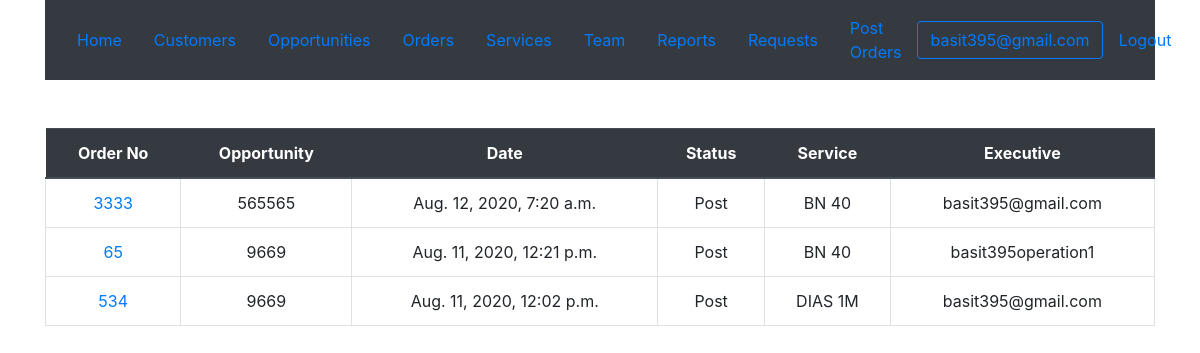
Page /crmapp/order/post/ (signed in) on the committed database.
### crmapp/models.py (models this page shows, shortened)
class order(models.Model):
    dealcategory = (
            ('n', 'New'),
            ('u', 'Upgrade'),
            ('d', 'Downgrade'),
        )
    dealcategory = models.CharField("Deal Category",max_length=1, choices=dealcategory)
    opportunity = models.ForeignKey(opportunity,on_delete=models.CASCADE,related_name='opportunity_orders',verbose_name ='Opportunity')
    orderno= models.IntegerField("Order No",unique=True)
    creationdate = models.DateTimeField("Creation Date",auto_now_add=True)
    accountno = models.IntegerField("Account No")
    service = models.ForeignKey(service,blank=True,on_delete=models.CASCADE,related_name='service_orders',verbose_name ='Service')
    servicecategory = models.CharField("Service Category",max_length=100,null=True) #def
    status = models.ForeignKey(operationstatus,blank=True,on_delete=models.CASCADE,related_name='status_orders',verbose_name ='Status',null=True,default=defaultstatusorder)
    operationexecutive = models.ForeignKey(User,on_delete=models.CASCADE,related_name='executive_orders',verbose_name ='Operation Executive')
    nrc = models.IntegerField("NRC")
    mrc = models.IntegerField("MRC")
    updatedate = models.DateTimeField("Update Date",auto_now=True)
    activationdate = models.DateField("Activation Date",blank=True,null=True)
    cabinetno = models.CharField("Cabinet No",max_length=100,null=True)
    circuitno = models.CharField("Circuit No",max_length=100,null=True)
    class Meta:
        verbose_name ='Order'
        verbose_name_plural ='Orders'

class opportunity(models.Model):
    lms = models.IntegerField("LMS No",unique=True)
    opportunityno = models.IntegerField("Opportunity No",unique=True)
    creationdate = models.DateTimeField("Creation Date",auto_now_add=True)
    salesman = models.ForeignKey(User,blank=True,null=True,on_delete=models.CASCADE,related_name='salesman_opportunities',verbose_name ='Sales Man')
    employeejobtitle = models.CharField("Job Title",max_length=100,null=True) #def
    customer = models.ForeignKey(customer,blank=True,on_delete=models.CASCADE,related_name='customer_opportunities',verbose_name ='Customer')
    service = models.ForeignKey(service,blank=True,on_delete=models.CASCADE,related_name='service_opportunities',verbose_name ='Service')
    servicecategory = models.CharField("Service Category",max_length=100,null=True) #def
    status = models.ForeignKey(operationstatus,blank=True,on_delete=models.CASCADE,related_name='status_opportunities',verbose_name ='Status',null=True,default=defaultstatus)
    noofservices = models.IntegerField("No Of Services",default=1)
    updatedate = models.DateTimeField("Update Date",auto_now=True)
    authorized = models.CharField("Authorized Person",max_length=100,null=True,blank=True)
    totalnrc = models.IntegerField("Total NRC")
    totalmrc = models.IntegerField("Total MRC")
    coordinates = models.CharField("Coordinates",max_length=100,null=True,blank=True)
    class Meta:
        verbose_name ='Opportunity'
        verbose_name_plural ='Opportunitys'
    def __str__(self):
        return str(self.opportunityno)

class operationstatus(models.Model):
    operationstatusname = models.CharField("Operation_Status",max_length=100,null=True)
    class Meta:
        verbose_name ='Operation Status'
        verbose_name_plural ='Operation Status'
    def __str__(self):
        return self.operationstatusname

class service(models.Model):
    servicename = models.CharField("Service",max_length=100,null=True)
    servicecategory = models.ForeignKey(servicecategory,blank=True,on_delete=models.CASCADE,related_name='category_services',verbose_name ='Service Category')
    ncc_id = models.IntegerField(unique=True)
    catalogue_id = models.IntegerField(unique=True)
    nrc = models.IntegerField()
    mrc = models.IntegerField()
    commission = models.IntegerField()
    def __str__(self):
        return self.servicename

### crmapp/views.py (the view)
# urls.py: path('order/post/', views.orderpostlist, name='orderpost'),
@login_required
def orderpostlist(request):
    post = get_object_or_404(operationstatus,pk=8)
    orderpostlist = order.objects.all().filter(status=post).order_by('-creationdate')
    context = {'orderpostlist':orderpostlist}
    return render(request, 'crmapp/orderpostlist.html',context)

### crmapp/templates/crmapp/orderpostlist.html
{% extends 'crmapp/base.html' %}
{% block content %}
<div class="container mt-5">
{% if orderpostlist %}
<table class="table mt-5">
    <thead class="thead-dark">
  <tr>
    <th class="text-center">Order No</th>
    <th class="text-center">Opportunity</th>
    <th class="text-center">Date</th>
    <th class="text-center">Status</th>
    <th class="text-center">Service</th>
    <th class="text-center">Executive</th>
  </tr>
  {% for order in orderpostlist %}
  <tr>
  <td class="border text-center"><a href="{% url 'orderdetail' pk=order.id %}">{{order.orderno}}</a></td>
  <td class="border text-center">{{order.opportunity}}</td>
  <td class="border text-center">{{order.creationdate}}</td>
  <td class="border text-center">{{order.status}}</td>
  <td class="border text-center">{{order.service}}</td>
  <td class="border text-center">{{order.operationexecutive}}</td>
  </tr>
  {% endfor %}
</table>
{% endif %}
</div>
  {% endblock %}

### crmapp/templates/crmapp/base.html (shortened to what this page needs)
<!DOCTYPE html>
<html lang="en" dir="ltr">
  <head>
<link rel="stylesheet" href="https://stackpath.bootstrapcdn.com/bootstrap/4.5.0/css/bootstrap.min.css">
</head>
  <body>
  <div class="container">
  <nav class="navbar navbar-expand-lg navbar-light bg-dark">
    <a class="nav-link" href="{% url 'home' %}">Home<span class="sr-only">(current)</span></a>
    <a class="nav-link" href="{% url 'customerslist' %}"> Customers <span class="sr-only">(current)</span></a>
    <a class="nav-link" href="{% url 'opportunitylist' %}"> Opportunities <span class="sr-only">(current)</span></a>
    <a class="nav-link" href="{% url 'order' %}">Orders<span class="sr-only">(current)</span></a>
    <a class="nav-link" href="{% url 'servicelist' %}">Services<span class="sr-only">(current)</span></a>
    <a class="nav-link" href="{% url 'stafflist' %}">Team <span class="sr-only">(current)</span></a>
    <a class="nav-link" href="">Reports<span class="sr-only">(current)</span></a>
    <a class="nav-link" href="{% url 'suggestion' %}">Requests<span class="sr-only">(current)</span></a>
    <a class="nav-link" href="{% url 'orderpost' %}">Post Orders<span class="sr-only">(current)</span></a>
    {% if user.username %}
    <button  class="btn btn-outline-primary">{{user.username}}</a></button>
    <a class="nav-link" href="{% url 'logout' %}">Logout<span class="sr-only">(current)</span></a>
    {% else %}
    <a class="nav-link" href="{% url 'login' %}">Login<span class="sr-only">(current)</span></a>
    {% endif %}
  </nav>
</div>
{% block content %}
  {% endblock %}
  </body>
</html>

### rows in the picture
order: orderno "3333", opportunity "565565", creationdate "Aug. 12, 2020, 7:20 a.m.", status "Post", service "BN 40", operationexecutive "basit395@gmail.com"
order: orderno "65", opportunity "9669", creationdate "Aug. 11, 2020, 12:21 p.m.", status "Post", service "BN 40", operationexecutive "basit395operation1"
order: orderno "534", opportunity "9669", creationdate "Aug. 11, 2020, 12:02 p.m.", status "Post", service "DIAS 1M", operationexecutive "basit395@gmail.com"

### other values in the picture
{{ user.username }} "basit395@gmail.com"
